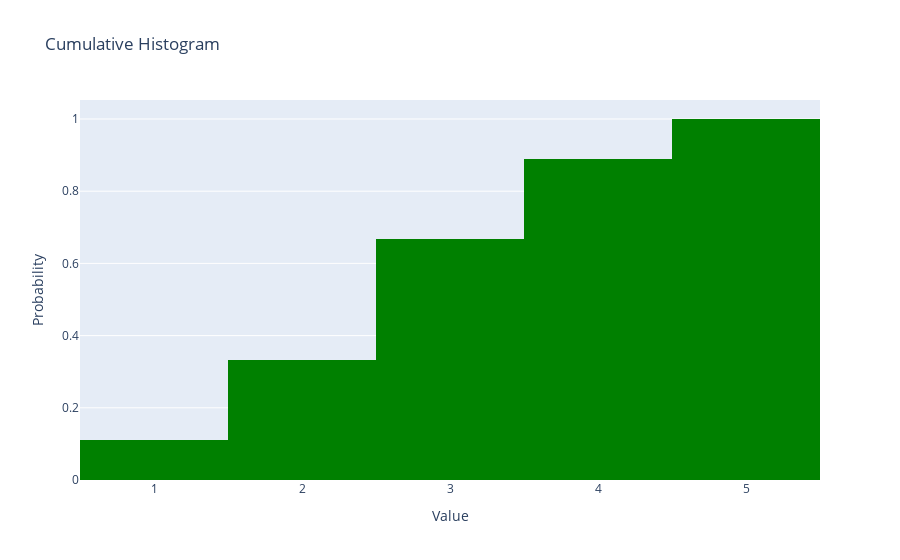

Notebook source saved alongside this figure:
### Markdown cell above
---

## 3️⃣ **Statistical Plots**

- 📈 **Definition**:  
  Statistical plots are key for analyzing **data distribution** and **characteristics**.  
  Plotly offers various types, including **histograms**, **box plots**, **violin plots**, and **density plots**.

---

## 3️⃣.1️⃣ **Histograms**

- 📊 **Definition**:  
  Histograms show the **frequency distribution** of a dataset by dividing data into **bins** and counting observations per bin.  
  In Plotly, use `go.Histogram()`.

---

### 🔧 **Key Parameters of `go.Histogram()`**:

| Parameter        | Description                                                                 |
|------------------|-----------------------------------------------------------------------------|
| 📋 `x`           | Array of data to be **binned**.                                            |
| 📏 `nbinsx`      | Number of bins for the histogram.                                          |
| 🛑 `bargap`      | Gap between bars for spacing.                                              |
| 🎨 `marker`      | Customizes bar appearance (e.g., color, line).                              |
| 💬 `hovertext`   | Adds custom info on **hover**.                                             |

> ✅ **Tip**: Adjust `nbinsx` to fine-tune the bin size for better distribution visualization.

---

### Code cell
import plotly.graph_objects as go

# Sample data
data = [1, 2, 2, 3, 3, 3, 4, 4, 5]

# Create a histogram trace
fig = go.Figure(data=[go.Histogram(x=data, nbinsx=5,
                                   cumulative={'enabled':True},  # Use a dictionary to set the 'enabled' property to True
                                   marker_color='green',
                                   histnorm='probability density')])  # Normalize to probability density

# Customize the layout
fig.update_layout(
    title_text='Cumulative Histogram',
    xaxis_title='Value',
    yaxis_title='Probability'
)

# Show the plot
fig.show()

### Figure 1 — Plotly figure (JSON) as saved in the notebook; plotly's stock layout.template omitted (floating-point values rounded to 4 significant figures)
{"data": [{"cumulative": {"enabled": true}, "histnorm": "probability density", "marker": {"color": "green"}, "nbinsx": 5, "type": "histogram", "x": [1, 2, 2, 3, 3, 3, 4, 4, 5]}], "layout": {"title": {"text": "Cumulative Histogram"}, "xaxis": {"title": {"text": "Value"}}, "yaxis": {"title": {"text": "Probability"}}}}
